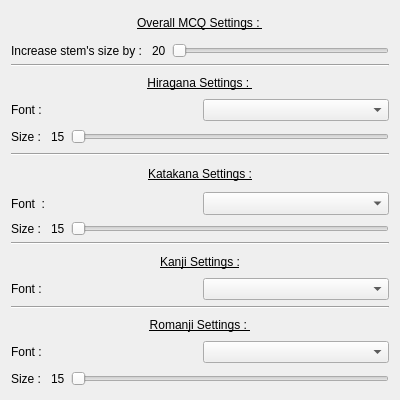
<?xml version="1.0" encoding="UTF-8"?>
<ui version="4.0">
 <class>FntSetting</class>
 <widget class="QWidget" name="FntSetting">
  <property name="geometry">
   <rect>
    <x>0</x>
    <y>0</y>
    <width>400</width>
    <height>400</height>
   </rect>
  </property>
  <property name="windowTitle">
   <string>Form</string>
  </property>
  <layout class="QVBoxLayout" name="verticalLayout" stretch="2,0,3,0,3,0,2,0,3">
   <property name="topMargin">
    <number>9</number>
   </property>
   <item>
    <layout class="QVBoxLayout" name="OverallContainer">
     <property name="topMargin">
      <number>0</number>
     </property>
     <property name="bottomMargin">
      <number>0</number>
     </property>
     <item>
      <widget class="QLabel" name="OverallTitle">
       <property name="font">
        <font>
         <underline>true</underline>
        </font>
       </property>
       <property name="text">
        <string>Overall MCQ Settings : </string>
       </property>
       <property name="alignment">
        <set>Qt::AlignCenter</set>
       </property>
      </widget>
     </item>
     <item>
      <layout class="QHBoxLayout" name="BoostStemSizeContainer">
       <property name="bottomMargin">
        <number>0</number>
       </property>
       <item>
        <widget class="QLabel" name="BoostStemLabel">
         <property name="text">
          <string>Increase stem's size by : </string>
         </property>
        </widget>
       </item>
       <item>
        <widget class="QLabel" name="BoostStemValueLabel">
         <property name="text">
          <string>20</string>
         </property>
        </widget>
       </item>
       <item>
        <widget class="QSlider" name="BoostStemSlider">
         <property name="maximum">
          <number>20</number>
         </property>
         <property name="orientation">
          <enum>Qt::Horizontal</enum>
         </property>
        </widget>
       </item>
      </layout>
     </item>
    </layout>
   </item>
   <item>
    <widget class="Line" name="line">
     <property name="orientation">
      <enum>Qt::Horizontal</enum>
     </property>
    </widget>
   </item>
   <item>
    <layout class="QVBoxLayout" name="HiraganaContainer">
     <property name="topMargin">
      <number>0</number>
     </property>
     <property name="bottomMargin">
      <number>0</number>
     </property>
     <item>
      <widget class="QLabel" name="HiraganaTitle">
       <property name="font">
        <font>
         <underline>true</underline>
        </font>
       </property>
       <property name="text">
        <string>Hiragana Settings : </string>
       </property>
       <property name="alignment">
        <set>Qt::AlignCenter</set>
       </property>
      </widget>
     </item>
     <item>
      <layout class="QHBoxLayout" name="HiraganaFtSubContainer">
       <item>
        <widget class="QLabel" name="HiraganaFntLabel">
         <property name="text">
          <string>Font : </string>
         </property>
        </widget>
       </item>
       <item>
        <widget class="QComboBox" name="HiraganaFntDropdown">
         <property name="sizePolicy">
          <sizepolicy hsizetype="Preferred" vsizetype="Preferred">
           <horstretch>0</horstretch>
           <verstretch>0</verstretch>
          </sizepolicy>
         </property>
        </widget>
       </item>
      </layout>
     </item>
     <item>
      <layout class="QHBoxLayout" name="HiraganaSizeSubContainer">
       <item>
        <widget class="QLabel" name="HiraganaSizeLabel">
         <property name="text">
          <string>Size : </string>
         </property>
        </widget>
       </item>
       <item>
        <widget class="QLabel" name="HiraganaSizeValueLabel">
         <property name="text">
          <string>15</string>
         </property>
        </widget>
       </item>
       <item>
        <widget class="QSlider" name="HiraganaSizeSlider">
         <property name="sizePolicy">
          <sizepolicy hsizetype="Expanding" vsizetype="Preferred">
           <horstretch>0</horstretch>
           <verstretch>0</verstretch>
          </sizepolicy>
         </property>
         <property name="minimum">
          <number>20</number>
         </property>
         <property name="maximum">
          <number>150</number>
         </property>
         <property name="value">
          <number>20</number>
         </property>
         <property name="orientation">
          <enum>Qt::Horizontal</enum>
         </property>
        </widget>
       </item>
      </layout>
     </item>
    </layout>
   </item>
   <item>
    <widget class="Line" name="line_2">
     <property name="orientation">
      <enum>Qt::Horizontal</enum>
     </property>
    </widget>
   </item>
   <item>
    <layout class="QVBoxLayout" name="KatakanaContainer">
     <property name="topMargin">
      <number>0</number>
     </property>
     <property name="bottomMargin">
      <number>0</number>
     </property>
     <item>
      <widget class="QLabel" name="KatakanaTitle">
       <property name="font">
        <font>
         <underline>true</underline>
        </font>
       </property>
       <property name="text">
        <string>Katakana Settings :</string>
       </property>
       <property name="alignment">
        <set>Qt::AlignCenter</set>
       </property>
      </widget>
     </item>
     <item>
      <layout class="QHBoxLayout" name="KatakanaFntSubContainer">
       <item>
        <widget class="QLabel" name="katakanaFntLabel">
         <property name="text">
          <string>Font  : </string>
         </property>
        </widget>
       </item>
       <item>
        <widget class="QComboBox" name="KatakanaFntDropdown">
         <property name="sizePolicy">
          <sizepolicy hsizetype="Preferred" vsizetype="Preferred">
           <horstretch>0</horstretch>
           <verstretch>0</verstretch>
          </sizepolicy>
         </property>
        </widget>
       </item>
      </layout>
     </item>
     <item>
      <layout class="QHBoxLayout" name="KatakanaSizeSubContainer">
       <item>
        <widget class="QLabel" name="KatakanaSizeLabel">
         <property name="text">
          <string>Size : </string>
         </property>
        </widget>
       </item>
       <item>
        <widget class="QLabel" name="KatakanaSizeValueLabel">
         <property name="text">
          <string>15</string>
         </property>
         <property name="alignment">
          <set>Qt::AlignLeading|Qt::AlignLeft|Qt::AlignVCenter</set>
         </property>
        </widget>
       </item>
       <item>
        <widget class="QSlider" name="KatakanaSizeSlider">
         <property name="minimum">
          <number>20</number>
         </property>
         <property name="maximum">
          <number>150</number>
         </property>
         <property name="value">
          <number>20</number>
         </property>
         <property name="orientation">
          <enum>Qt::Horizontal</enum>
         </property>
        </widget>
       </item>
      </layout>
     </item>
    </layout>
   </item>
   <item>
    <widget class="Line" name="line_4">
     <property name="orientation">
      <enum>Qt::Horizontal</enum>
     </property>
    </widget>
   </item>
   <item>
    <layout class="QVBoxLayout" name="KanjiContainer">
     <property name="topMargin">
      <number>0</number>
     </property>
     <item>
      <widget class="QLabel" name="label">
       <property name="font">
        <font>
         <underline>true</underline>
        </font>
       </property>
       <property name="text">
        <string>Kanji Settings :</string>
       </property>
       <property name="alignment">
        <set>Qt::AlignCenter</set>
       </property>
      </widget>
     </item>
     <item>
      <layout class="QHBoxLayout" name="KanjiSubContainer">
       <property name="topMargin">
        <number>0</number>
       </property>
       <item>
        <widget class="QLabel" name="KanjiFntLabel">
         <property name="text">
          <string>Font :</string>
         </property>
        </widget>
       </item>
       <item>
        <widget class="QComboBox" name="KanjiFntDropdown"/>
       </item>
      </layout>
     </item>
    </layout>
   </item>
   <item>
    <widget class="Line" name="line_3">
     <property name="orientation">
      <enum>Qt::Horizontal</enum>
     </property>
    </widget>
   </item>
   <item>
    <layout class="QVBoxLayout" name="RomanjiContainer">
     <property name="topMargin">
      <number>0</number>
     </property>
     <property name="bottomMargin">
      <number>0</number>
     </property>
     <item>
      <widget class="QLabel" name="RomanjiTitle">
       <property name="font">
        <font>
         <underline>true</underline>
        </font>
       </property>
       <property name="text">
        <string>Romanji Settings : </string>
       </property>
       <property name="alignment">
        <set>Qt::AlignCenter</set>
       </property>
      </widget>
     </item>
     <item>
      <layout class="QHBoxLayout" name="RomanjiFntSubContainer">
       <item>
        <widget class="QLabel" name="RomanjiFntLabel">
         <property name="text">
          <string>Font : </string>
         </property>
        </widget>
       </item>
       <item>
        <widget class="QComboBox" name="RomanjiFntDropdown">
         <property name="sizePolicy">
          <sizepolicy hsizetype="Preferred" vsizetype="Preferred">
           <horstretch>0</horstretch>
           <verstretch>0</verstretch>
          </sizepolicy>
         </property>
        </widget>
       </item>
      </layout>
     </item>
     <item>
      <layout class="QHBoxLayout" name="RomanjiSizeSubContainer">
       <property name="topMargin">
        <number>0</number>
       </property>
       <item>
        <widget class="QLabel" name="RomanjiSizeLabel">
         <property name="text">
          <string>Size : </string>
         </property>
        </widget>
       </item>
       <item>
        <widget class="QLabel" name="RomanjiSizeValueLabel">
         <property name="text">
          <string>15</string>
         </property>
        </widget>
       </item>
       <item>
        <widget class="QSlider" name="RomanjiSizeSlider">
         <property name="sizePolicy">
          <sizepolicy hsizetype="Expanding" vsizetype="Preferred">
           <horstretch>0</horstretch>
           <verstretch>0</verstretch>
          </sizepolicy>
         </property>
         <property name="minimum">
          <number>20</number>
         </property>
         <property name="maximum">
          <number>150</number>
         </property>
         <property name="value">
          <number>20</number>
         </property>
         <property name="orientation">
          <enum>Qt::Horizontal</enum>
         </property>
        </widget>
       </item>
      </layout>
     </item>
    </layout>
   </item>
  </layout>
 </widget>
 <resources/>
 <connections/>
</ui>
